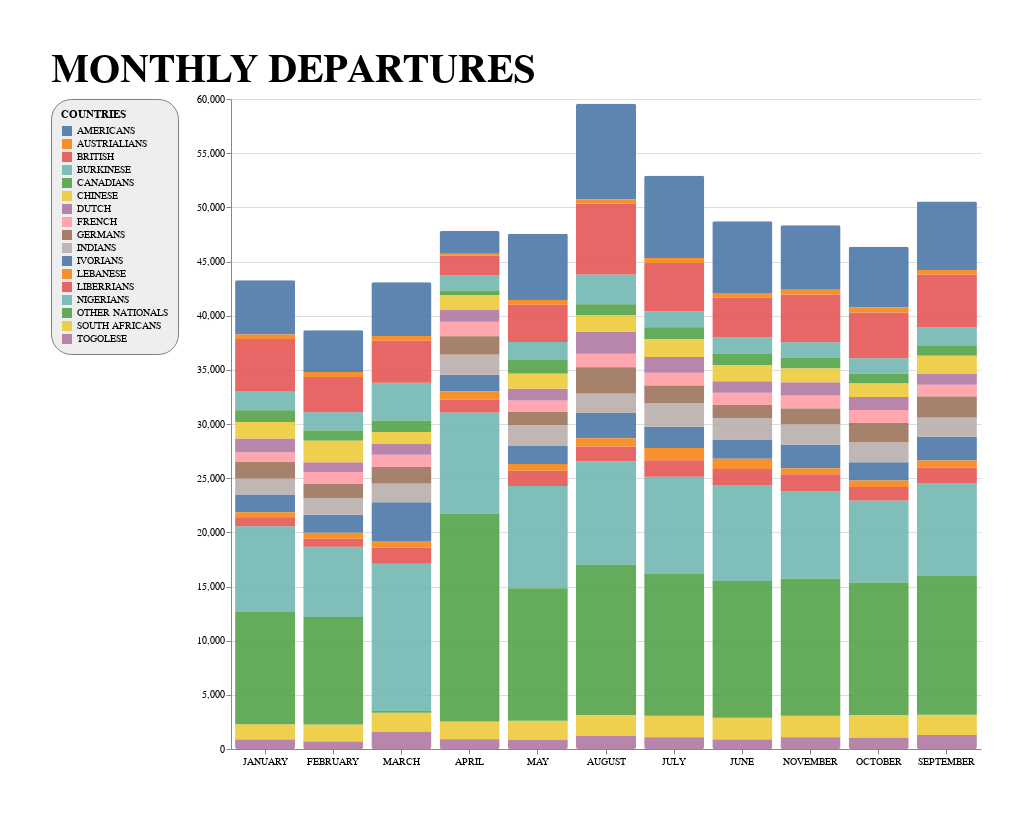

Notebook code for this chart:
### Code cell
chart2= alt.Chart(trans).mark_bar(size=60,cornerRadius=1.9,font="Helvetica Neue",filled=True).encode(
    x=alt.X('MONTHS:O', 
            title='',
            sort=alt.EncodingSortField(field="Letters", op="count", order='ascending'),
            axis=alt.AxisConfig(labelAngle=360)),
    y=alt.Y('sum(DEPARTURES)', title=None, ),
    color=alt.Color('COUNTRIES',legend=alt.Legend(orient="left",type = 'symbol')),
    opacity=alt.OpacityValue(0.9),
    #size=alt.Size('MONTHS:N',scale=alt.Scale(range=[0,600])),
    tooltip=alt.Tooltip(['COUNTRIES','DEPARTURES','PERCENTAGE'])
).properties(
    width=750,
    padding=50,
    height=650,
    background='white',
    title=alt.TitleParams(text='MONTHLY DEPARTURES')
    ).configure_legend(
    strokeColor='gray',
    fillColor='#EEEEEE',
    padding=10,
    cornerRadius=20,
    orient='top-left')
chart2.configure_title(
    fontSize=40,
    font='Courier',
    anchor='start',
    align='right',
    color='black',
    ).configure_view(
    stroke='transparent'
)

### Figure 1 — Vega-Lite specification as saved in the notebook (floating-point values rounded to 4 significant figures; data arrays with more than 128 entries replaced by an {"elided": "..."} marker saying what was removed)
{"$schema": "https://vega.github.io/schema/vega-lite/v3.4.0.json", "background": "white", "config": {"legend": {"cornerRadius": 20, "fillColor": "#EEEEEE", "orient": "top-left", "padding": 10, "strokeColor": "gray"}, "mark": {"tooltip": null}, "title": {"align": "right", "anchor": "start", "color": "black", "font": "Courier", "fontSize": 40}, "view": {"height": 300, "stroke": "transparent", "width": 400}}, "data": {"name": "data-563364fef5ae5fb87a3c7902ddebb742"}, "datasets": {"data-563364fef5ae5fb87a3c7902ddebb742": {"elided": "187 records"}}, "encoding": {"color": {"field": "COUNTRIES", "legend": {"orient": "left", "type": "symbol"}, "type": "nominal"}, "opacity": {"value": 0.9}, "tooltip": [{"field": "COUNTRIES", "type": "nominal"}, {"field": "DEPARTURES", "type": "quantitative"}, {"field": "PERCENTAGE", "type": "quantitative"}], "x": {"axis": {"labelAngle": 360}, "field": "MONTHS", "sort": {"field": "Letters", "op": "count", "order": "ascending"}, "title": "", "type": "ordinal"}, "y": {"aggregate": "sum", "field": "DEPARTURES", "title": null, "type": "quantitative"}}, "height": 650, "mark": {"cornerRadius": 1.9, "filled": true, "font": "Helvetica Neue", "size": 60, "type": "bar"}, "padding": 50, "title": {"text": "MONTHLY DEPARTURES"}, "width": 750}
